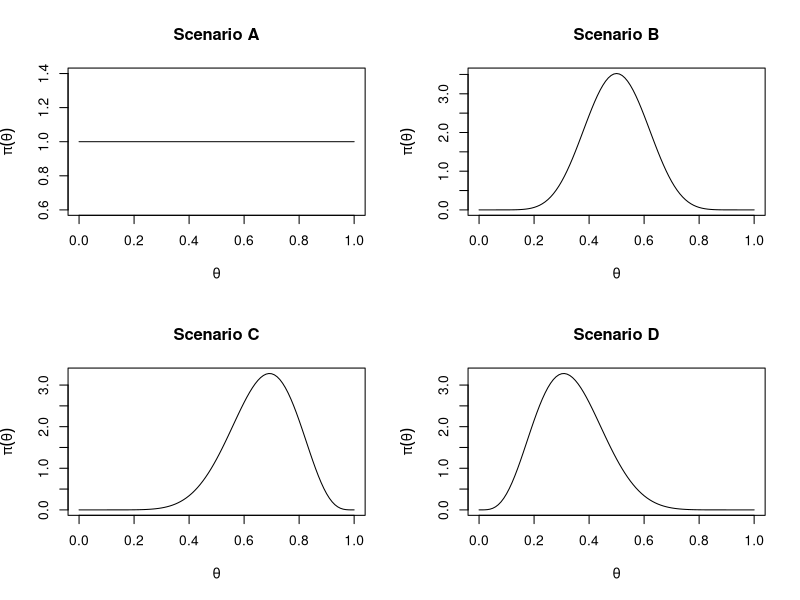
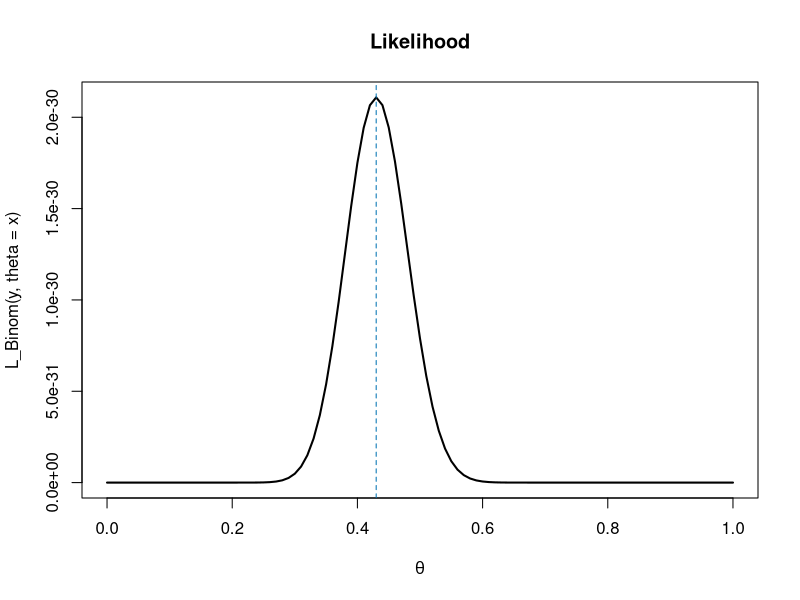
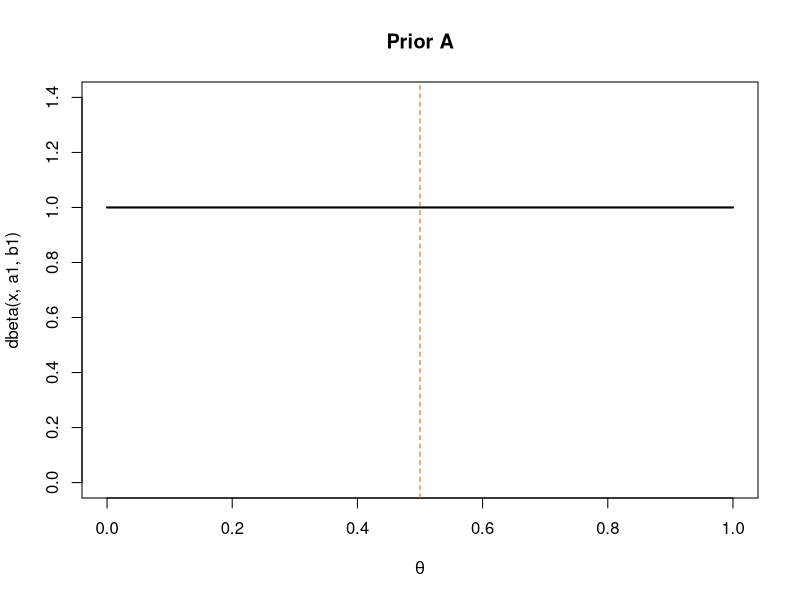
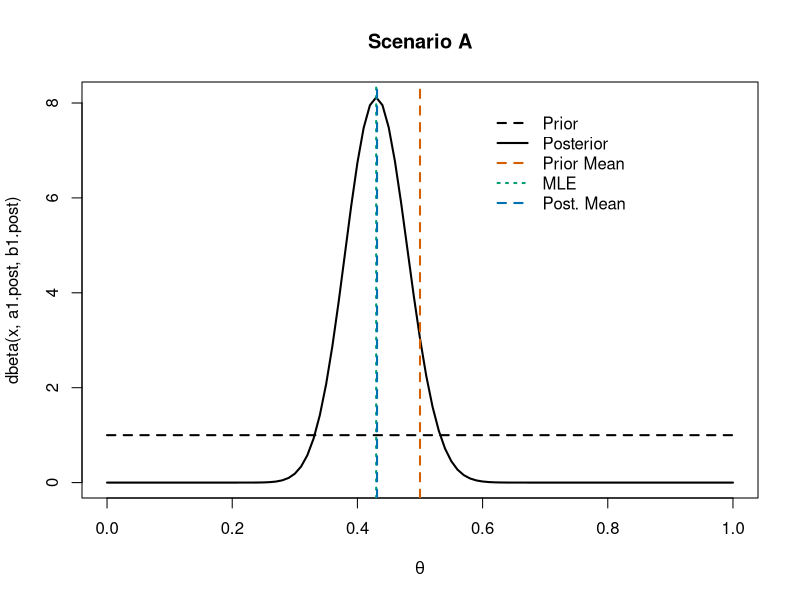
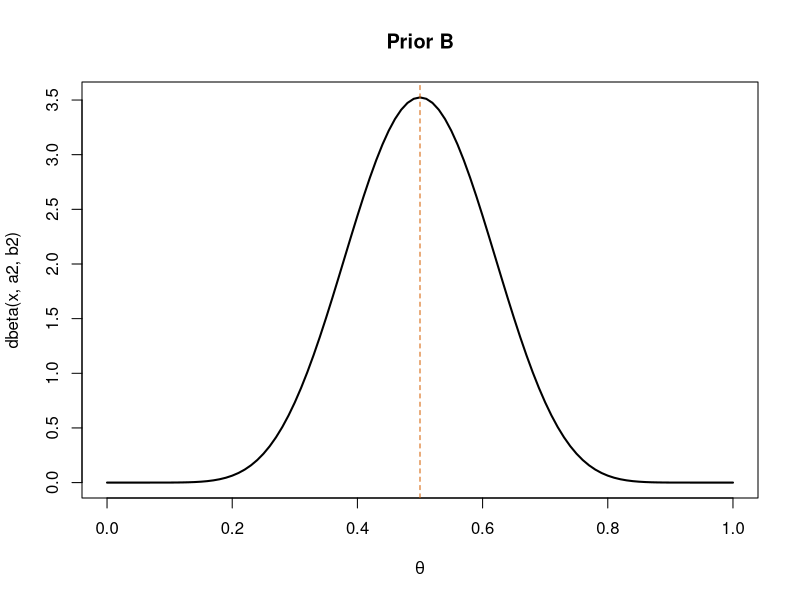
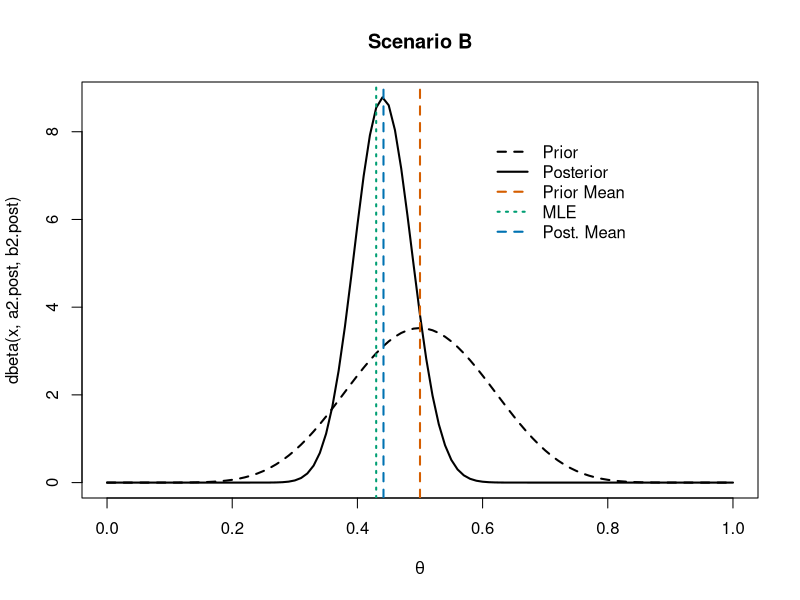
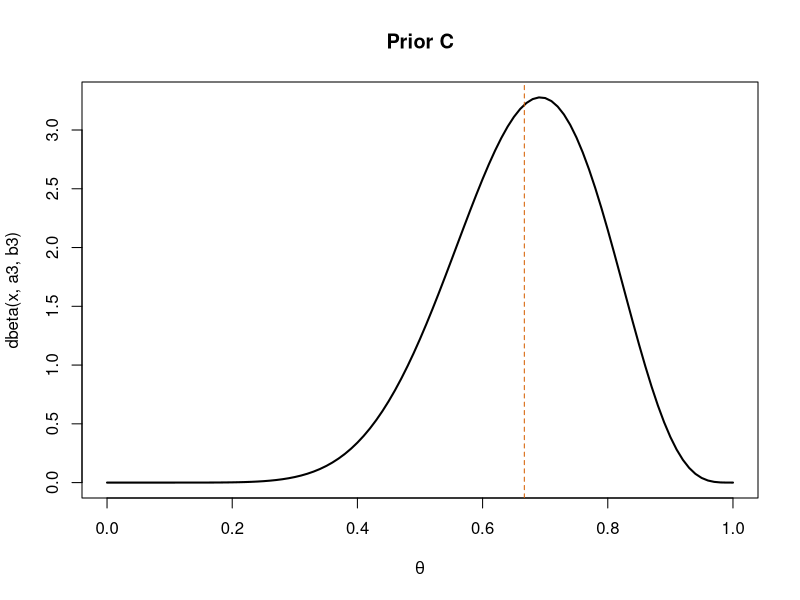
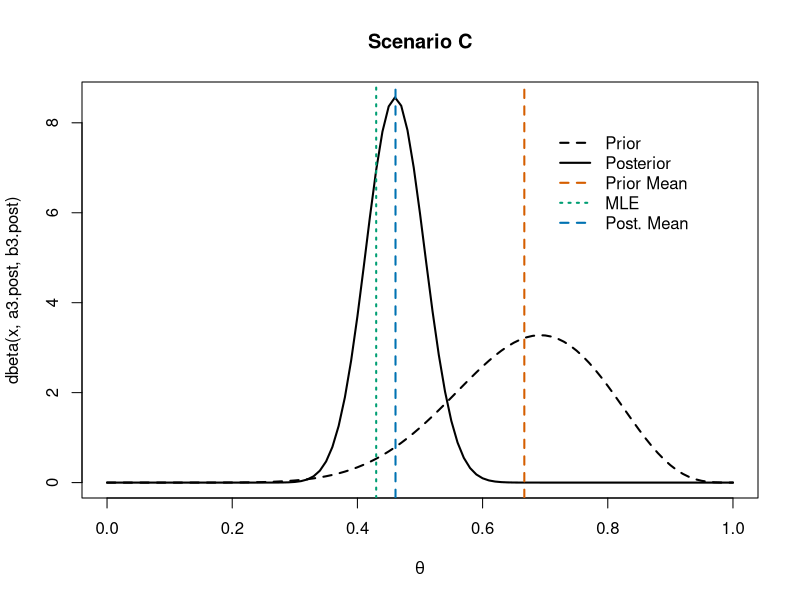

These figures' R source, in order:
## ---- chunk 1
#| echo: true
#| eval: true

cardiac <- read.table("data/cardiac.csv", header=T, sep=";")
str(cardiac)

y <- cardiac$Chd
table(y)

sum(y)
## ---- chunk 2
#| echo: true
#| eval: true

cardiac <- read.table("data/cardiac.csv", header=T, sep=";")
str(cardiac)

y <- cardiac$Chd
table(y)

sum(y)
length(y)
## ---- chunk 3
#| echo: true
#| eval: true

sum(y)
## ---- chunk 4
#| echo: true
#| eval: true

length(y)
## ---- chunk 5
#| echo: true
#| eval: true
par(mfrow=c(2,2))
curve(dbeta(x, 1, 1), main="Scenario A", xlab=expression(theta), ylab=expression(pi(theta)))
curve(dbeta(x, 10, 10), main="Scenario B", xlab=expression(theta), ylab=expression(pi(theta)))
curve(dbeta(x, 10, 5), main="Scenario C", xlab=expression(theta), ylab=expression(pi(theta)))
curve(dbeta(x, 5, 10), main="Scenario D", xlab=expression(theta), ylab=expression(pi(theta)))
par(mfrow=c(1,1))
## ---- chunk 6
#| echo: true
#| eval: true

L_Binom <- function(y, theta){
  s <- sum(y)
  n <- length(y)
  L <- theta^s * (1-theta)^(n-s)
  return(L)
}

L_Binom(y, theta=0.001)
## ---- chunk 7
#| echo: true
#| eval: true

curve(L_Binom(y, theta=x), main="Likelihood",
      xlab=expression(theta), lwd=2)
abline(v=mean(y), col="#0072B2", lty="dashed")

## ---- chunk 8
#| echo: true
#| eval: true

a1 <- 1; b1 <- 1

curve(dbeta(x, a1, b1), main="Prior A", ylim=c(0,1.4),
      xlab=expression(theta), lwd=2)
abline(v=a1/(a1+b1), col="#D55E00", lty="dashed")
## ---- chunk 9
#| echo: true
#| eval: true

n <- length(y)
a1.post <- a1 + sum(y)
b1.post <- b1 + n - sum(y)

curve(dbeta(x, a1.post, b1.post), main="Scenario A",
      xlab=expression(theta), lwd=2)
curve(dbeta(x, a1, b1), lty="dashed", add=T, lwd=2)
abline(v=a1/(a1+b1), col="#D55E00", lty="dashed", lwd=2)
abline(v=mean(y), col="#009E73", lty="dotted", lwd=2)
abline(v=a1.post/(a1.post+b1.post), col="#0072B2", lty="dashed", lwd=2)
legend(.6,8, c("Prior", "Posterior", "Prior Mean", "MLE", "Post. Mean"), lwd=2,
       col=c("black", "black", "#D55E00", "#009E73", "#0072B2"), lty=c(2,1,2,3,2), bty="n")
## ---- chunk 10
#| echo: true
#| eval: true

a2 <- 10; b2 <- 10

curve(dbeta(x, a2, b2), main="Prior B",
      xlab=expression(theta), lwd=2)
abline(v=a2/(a2+b2), col="#D55E00", lty="dashed")
## ---- chunk 11
#| echo: true
#| eval: true

n <- length(y)
a2.post <- a2 + sum(y)
b2.post <- b2 + n - sum(y)

curve(dbeta(x, a2.post, b2.post), main="Scenario B",
      xlab=expression(theta), lwd=2)
curve(dbeta(x, a2, b2), lty="dashed", add=T, lwd=2)
abline(v=a2/(a2+b2), col="#D55E00", lty="dashed", lwd=2)
abline(v=mean(y), col="#009E73", lty="dotted", lwd=2)
abline(v=a2.post/(a2.post+b2.post), col="#0072B2", lty="dashed", lwd=2)
legend(.6,8, c("Prior", "Posterior", "Prior Mean", "MLE", "Post. Mean"), lwd=2,
       col=c("black", "black", "#D55E00", "#009E73", "#0072B2"), lty=c(2,1,2,3,2), bty="n")
## ---- chunk 12
#| echo: true
#| eval: true

a3 <- 10; b3 <- 5

curve(dbeta(x, a3, b3), main="Prior C",
      xlab=expression(theta), lwd=2)
abline(v=a3/(a3+b3), col="#D55E00", lty="dashed")
## ---- chunk 13
#| echo: true
#| eval: true

n <- length(y)
a3.post <- a3 + sum(y)
b3.post <- b3 + n - sum(y)

curve(dbeta(x, a3.post, b3.post), main="Scenario C",
      xlab=expression(theta), lwd=2)
curve(dbeta(x, a3, b3), lty="dashed", add=T, lwd=2)
abline(v=a3/(a3+b3), col="#D55E00", lty="dashed", lwd=2)
abline(v=mean(y), col="#009E73", lty="dotted", lwd=2)
abline(v=a3.post/(a3.post+b3.post), col="#0072B2", lty="dashed", lwd=2)
legend(.7,8, c("Prior", "Posterior", "Prior Mean", "MLE", "Post. Mean"), lwd=2,
       col=c("black", "black", "#D55E00", "#009E73", "#0072B2"), lty=c(2,1,2,3,2), bty="n")

## ---- chunk 14
#| echo: true
#| eval: true
#| 
a4 <- 5; b4 <- 10

curve(dbeta(x, a4, b4), main="Prior D",
      xlab=expression(theta), lwd=2)
abline(v=a4/(a4+b4), col="#D55E00", lty="dashed")
## ---- chunk 15
#| echo: true
#| eval: true

n <- length(y)
a4.post <- a4 + sum(y)
b4.post <- b4 + n - sum(y)

curve(dbeta(x, a4.post, b4.post), main="Scenario D",
      xlab=expression(theta), lwd=2)
curve(dbeta(x, a4, b4), lty="dashed", add=T, lwd=2)
abline(v=a4/(a4+b4), col="#D55E00", lty="dashed", lwd=2)
abline(v=mean(y), col="#009E73", lty="dotted", lwd=2)
abline(v=a4.post/(a4.post+b4.post), col="#0072B2", lty="dashed", lwd=2)
legend(.6,8, c("Prior", "Posterior", "Prior Mean", "MLE", "Post. Mean"), lwd=2,
       col=c("black", "black", "#D55E00", "#009E73", "#0072B2"), lty=c(2,1,2,3,2), bty="n")
## ---- chunk 16
#| echo: true
#| eval: true

Beta.Exp <- function(a, b) a/(a+b)
Beta.Var <- function(a, b)(a*b)/((a+b)^2*(a+b+1))
Beta.Mode <- function(a, b){
  ifelse(a>1 & b>1, (a-1)/(a+b-2), NA)
}
Beta.Median <- function(a, b) qbeta(.5, a, b)
## ---- chunk 17
#| echo: true
#| eval: true

measures <- matrix(NA, ncol = 6, nrow = 4)
rownames(measures) <- c("A", "B", "C", "D")
colnames(measures) <- c("a.post", "b.post", "Exp", "Mode", "Median", "Var")

measures[,1] <- c(a1.post, a2.post, a3.post, a4.post)
measures[,2] <- c(b1.post, b2.post, b3.post, b4.post)

for(i in 1:4){
  a <- measures[i,1]
  b <- measures[i,2]
  
  measures[i,3] <- Beta.Exp(a, b)
  measures[i,4] <- Beta.Mode(a, b)
  measures[i,5] <- Beta.Median(a, b)
  measures[i,6] <- Beta.Var(a, b)
}

round(measures,4)
## ---- chunk 18
#| echo: true
#| eval: true
a5 <- 100; b5 <- 1000

curve(dbeta(x, a5, b5), main="Prior E",
      xlab=expression(theta))
abline(v=a5/(a5+b5), col="#D55E00", lty="dashed")
## ---- chunk 19
#| echo: true
#| eval: true

n <- length(y)
a5.post <- a5 + sum(y)
b5.post <- b5 + n - sum(y)

curve(dbeta(x, a5.post, b5.post), main="Scenario E",
      xlab=expression(theta), lwd=2)
curve(dbeta(x, a5, b5), lty="dashed", add=T, lwd=2)
abline(v=a5/(a5+b5), col="#D55E00", lty="dashed", lwd=2)
abline(v=mean(y), col="#009E73", lty="dotted", lwd=2)
abline(v=a5.post/(a5.post+b5.post), col="#0072B2", lty="dashed", lwd=2)
legend(.6,40, c("Prior", "Posterior", "Prior Mean", "MLE", "Post. Mean"), lwd=2,
       col=c("black", "black", "#D55E00", "#009E73", "#0072B2"), lty=c(2,1,2,3,2), bty="n")
## ---- chunk 20
#| echo: true
#| eval: true

measures <- rbind(measures, 
                  c(a5.post, b5.post,
                    Beta.Exp(a5.post, b5.post),
                    Beta.Mode(a5.post, b5.post),
                    Beta.Median(a5.post, b5.post),
                    Beta.Var(a5.post, b5.post)))
rownames(measures)[5] <- "E"
round(measures,4)
## ---- chunk 21
#| echo: true
#| eval: true

a <- a4.post
b <- b4.post

curve(dbeta(x, a, b), main="Scenario D",
      xlab=expression(theta), lwd=2)

# CS of level 0.95
CS <- qbeta(c(0.025,0.975), a, b); CS
abline(v=CS,lty="dashed", col="#0072B2")
legend(0.8,8,c("Posterior", "Credible Set"),
       lty=c(1,2), col=c("black", "#0072B2"), bty="n")
## ---- chunk 22
#| echo: true
#| eval: true

h <- 2
curve(dbeta(x, a, b), 
      ylab=expression(paste(pi,"(",theta,"|x)")),
      xlab=expression(theta))
abline(h=h,lty=2)
## ---- chunk 23
#| echo: true
#| eval: true
curve(dbeta(x, a, b), 
      ylab=expression(paste(pi,"(",theta,"|x)")),
      xlab=expression(theta))
abline(h=h,lty=2)

translated <- function(x, a, b) dbeta(x,a, b) - h 

curve(translated(x, a, b), add = T, lty = 3, lwd = 2)
abline(h = 0, lty = 3)
## ---- chunk 24
#| echo: true
#| eval: true

hpd1 <- uniroot(translated,c(.2, .4),a,b)$root; hpd1
hpd2 <- uniroot(translated,c(.45, .5),a,b)$root; hpd2

integrate(dbeta, lower=hpd1, upper=hpd2, shape1=a, shape2=b)
## ---- chunk 25
#| echo: true
#| eval: true

h.grid <- seq(1, 2, by = 0.01)   

res <- matrix(NA, ncol=4, nrow=length(h.grid))
colnames(res) <- c("HPD1", "HPD2", "level", "h")

for(i in 1:length(h.grid)){        
  translated <- function(x, a, b) dbeta(x,a, b) - h.grid[i] 
  
  hpd1<-uniroot(translated,c(.2,.4),a,b)$root
  hpd2<-uniroot(translated,c(.43,.55),a,b)$root
  
  I <- integrate(dbeta, lower=hpd1, upper=hpd2, shape1=a, shape2=b)$value
  
  iter <- i
  res[i,] <- c(hpd1, hpd2, I, h.grid[i])
  if(I <= 0.95) break
}

res[1:iter,]
h.grid[iter]

HPD <- res[iter-1,-c(3,4)]; HPD
CS
## ---- chunk 26
#| echo: true
#| eval: true

curve(dbeta(x, a, b), main="Scenario D",
      xlab=expression(theta), lwd=2)

abline(v=CS,lty="dashed", col="#0072B2")
abline(v=HPD,lty="dashed", col="#D55E00")

legend(0.6,8,c("Posterior", "Credible Set", "HPD"),
       lty=c(1,2,2), col=c("black", "#0072B2", "#D55E00"), bty="n")
## ---- chunk 27
#| echo: true
#| eval: true

pbeta(.3, a4, b4)
pbeta(.3, a4.post, b4.post)

# ODDS.prior <- pbeta(.3, a4, b4)/(1-pbeta(.3, a4, b4)); ODDS.prior
# ODDS.post <- pbeta(.3, a4.post, b4.post)/(1-pbeta(.3, a4.post, b4.post)); ODDS.post
# 
# Bayes_Factor <- ODDS.post/ODDS.prior; Bayes_Factor
